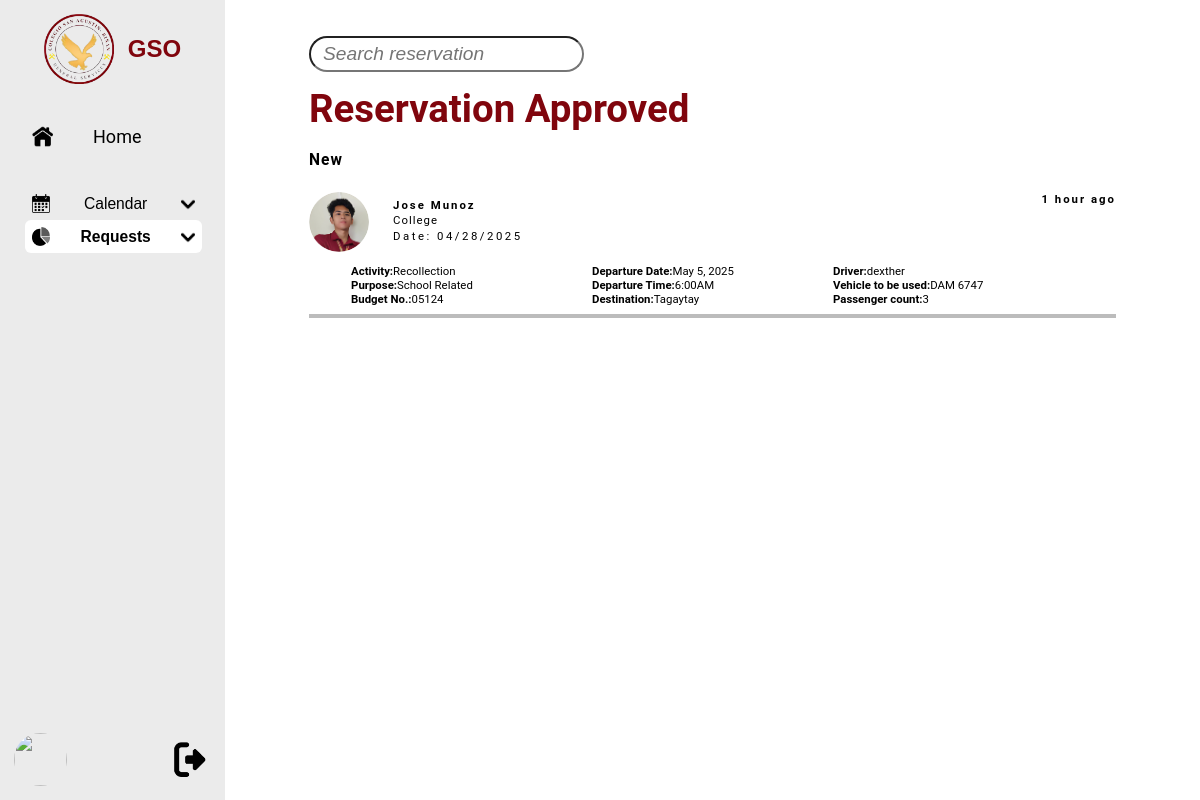
Screenshot of /GSO.php?rapp=a&vrfid=2025-042801 with the database file from the repository.
### tables this page shows
CREATE TABLE `vrftb` (
  `id` varchar(20) NOT NULL,
  `name` varchar(50) DEFAULT NULL,
  `department` varchar(50) DEFAULT NULL,
  `activity` varchar(50) DEFAULT NULL,
  `purpose` varchar(20) DEFAULT NULL,
  `date_filed` date DEFAULT NULL,
  `budget_no` varchar(10) DEFAULT NULL,
  `vehicle` varchar(50) DEFAULT NULL,
  `driver` varchar(50) DEFAULT NULL,
  `destination` varchar(255) DEFAULT NULL,
  `departure` datetime DEFAULT NULL,
  `passenger_count` int(10) DEFAULT NULL,
  `passenger_attachment` varchar(255) DEFAULT NULL,
  `transportation_cost` varchar(255) DEFAULT NULL,
  `total_cost` decimal(10,2) DEFAULT 0.00,
  `letter_attachment` varchar(255) DEFAULT NULL,
  `created_at` timestamp NOT NULL DEFAULT current_timestamp(),
  `updated_at` timestamp NOT NULL DEFAULT current_timestamp() ON UPDATE current_timestamp(),
  `gsoassistant_status` enum('Pending','Clicked','Rejected','Approved') DEFAULT 'Pending',
  `immediatehead_status` enum('Pending','Clicked','Rejected','Approved') DEFAULT 'Pending',
  `gsodirector_status` enum('Pending','Clicked','Rejected','Approved') DEFAULT 'Pending',
  `accounting_status` enum('Pending','Clicked','Rejected','Approved') DEFAULT 'Pending',
  PRIMARY KEY (`id`)
);

### GSO.php (the view, shortened to what this page needs)
<!DOCTYPE html>
<html lang="en">
   <head>
      <link rel="stylesheet" href="styles.css">
      <link rel="stylesheet" href="https://cdnjs.cloudflare.com/ajax/libs/font-awesome/6.4.2/css/all.min.css">
   </head>
<body>
   <nav class="sidebar active">
      <button onclick="toggleSidebar()" id="logo">
         <img src="PNG/GSO_Logo.png" alt="">
         <span class="logo">GSO</span>
      </button>
      <li id="home">
         <a href="GSO.php" class="icon">
            <div>
               <img src="PNG/Home.png" alt="Home">
               <span class="title">Home</span>
            </div>
         </a>
      </li>
      <ul class="nav-list">
         <li style="height: 2.5vw;"></li>
         <li>
            <button onclick="toggleDropdown(this)" class="dropdown-btn" id="calendar">
               <img src="PNG/Calendar.png" alt="Calendar">
               <span>Calendar</span>
               <img src="PNG/Down.png" alt="DropDown">
            </button>
         </li>
         <?php
            if ($_SESSION['role'] != 'User') {
               ?>
                  <li>
                     <button onclick="toggleDropdown(this)" class="dropdown-btn" id="requests">
                        <img src="PNG/Pie.png" alt="Requests">
                        <span>Requests</span>
                        <img src="PNG/Down.png" alt="DropDown">
                     </button>
                  </li>
               <?php
            }
               ?>
      </ul>
      <div id="logout">
         <img id=profile src="uploads/<?php echo $_SESSION['ppicture']; ?>" alt="<?php echo $_SESSION['ppicture']; ?>">
         <a href="index.php">
            <button>
               <img id=logout-img src="PNG/Logout.png" alt="Logout">
            </button>
         </a>
      </div>
   </nav>
   <?php
      if(isset($_GET["papp"]) and !empty($_GET["papp"]))
      {
         ?>
            <main>
         <?php
      }
      else
      {
         ?>
            <main>
         <?php
      }
   ?>
      <?php
         if(isset($_GET["papp"]) and !empty($_GET["papp"]))
         pendingApproval();
         elseif(isset($_GET["rapp"]) and !empty($_GET["rapp"]))
         reservationApproved();
         elseif(isset($_GET["creq"]) and !empty($_GET["creq"]))
         cancelledRequests();
         elseif(isset($_GET["aveh"]) and !empty($_GET["aveh"]))
         addVehicle();
         elseif(isset($_GET["mveh"]) and !empty($_GET["mveh"]))
         manageVehicle();
         elseif(isset($_GET["mche"]) and !empty($_GET["mche"]))
         maintenanceChecklist();
         elseif(isset($_GET["vres"]) and !empty($_GET["vres"]))
         vehicleReservationForm();
         elseif(isset($_GET["vsch"]) and !empty($_GET["vsch"]))
         vehicleSchedules();
         elseif(isset($_GET["dsch"]) and !empty($_GET["dsch"]))
         driverSchedules();
         elseif(isset($_GET["macc"]) and !empty($_GET["macc"]))
         manageAccount();
         elseif(isset($_GET["mdep"]) and !empty($_GET["mdep"]))
         manageDepartment();
         elseif(isset($_GET["srep"]) and !empty($_GET["srep"]))
         summaryReport();
         else
         home();
      ?>
   </main>
</body>
</html>
      <?php
   function reservationApproved()
   {
      ?>
         <input class="search" type="text" id="search" placeholder="Search reservation">
         <div class="maintitle">
            <h1>Reservation Approved</h1>
            <p>New</p>
         </div>
         <div class="whitespace"></div>
         <?php
            include 'config.php';
            $selectvrf = "SELECT * FROM vrftb WHERE gsoassistant_status='Approved' AND immediatehead_status='Approved' AND gsodirector_status='Approved' AND accounting_status='Approved' ORDER BY date_filed DESC, id DESC";
            $resultvrf = $conn->query($selectvrf);
            if ($resultvrf->num_rows > 0) {
               while($rowvrf = $resultvrf->fetch_assoc()) {
                  ?>
                     <a href="GSO.php?rapp=a&vrfid=<?php echo $rowvrf['id']; ?>#vrespopup" class="link" style="text-decoration:none;">
                  <?php
                     if($rowvrf[$status] != "Clicked")
                     {
                        ?> <div class="info-box"> <?php
                     }
                     else
                     {
                        ?> <div class="info-box" style="background-color:#eeeeee;"> <?php
                     }
                        ?>
                           <div class="pending">
                              <span class="time">1 hour ago</span>
                           </div>
                           <div class="info-heading">
                              <img src="uploads/Maynard.png" alt="Profile">
                              <span class="info-heading-text">
                                 <span class="name"><?php echo $rowvrf['name'] ?></span>
                                 <span class="department"><?php echo $rowvrf['department'] ?></span>
                                 <span class="date"><?php echo "Date: ".date("m/d/Y", strtotime($rowvrf['date_filed']));?></span>
                              </span>
                           </div>
                           <div class="info-details">
                              <div>
                                 <div><div class="title">Activity:</div><div class="dikoalam"><?php echo $rowvrf['activity']; ?></div></div>
                                 <div><div class="title">Purpose:</div><div class="dikoalam"><?php echo $rowvrf['purpose']; ?></div></div>
                                 <div><div class="title">Budget No.:</div><div class="dikoalam"><?php echo $rowvrf['budget_no']; ?></div></div>
                              </div>
                              <div>
                                 <div><div class="title">Departure Date:</div><div class="dikoalam"><?php echo (new DateTime($rowvrf['departure']))->format("F j, Y"); ?></div></div>
                                 <div><div class="title">Departure Time:</div><div class="dikoalam"><?php echo (new DateTime($rowvrf['departure']))->format("g:iA"); ?></div></div>
                                 <div><div class="title">Destination:</div><div class="dikoalam"><?php echo $rowvrf['destination']; ?></div></div>
                              </div>
                              <div>
                                 <div><div class="title">Driver:</div><div class="dikoalam"><?php echo $rowvrf['driver']; ?></div></div>
                                 <div><div class="title">Vehicle to be used:</div><div class="dikoalam"><?php echo $rowvrf['vehicle']; ?></div></div>
                                 <div><div class="title">Passenger count:</div><div class="dikoalam"><?php echo $rowvrf['passenger_count'] ?></div></div>
                              </div>
                           </div>
                        </div>
                     </a>
                  <?php
               }
            }
         ?>
      <?php
   }
      ?>

### styles.css (style rules this page uses)
:root { --light-gray: #ebebeb; --dark-gray: #bcbcbc; --sidebar-width: 23.33vw; --maroon: #80050d; --yellow: #efb954; }
* { margin: 0; padding: 0; box-sizing: border-box; text-decoration: none; color: black; }
body { padding: 0; font-family: 'Roboto', sans-serif; background-color: white; display: flex; flex-direction: row; }
li { list-style: none; }
.sidebar ul { height: calc(100% - 17.5vw); scrollbar-width: none; scrollbar-color: #999 #f1f1f1; scroll-behavior: smooth; overflow-y: auto; overflow-x: hidden; }

### rows the page displays
vrftb: name "Jose Munoz", department "College", date_filed "04/28/2025", activity "Recollection", purpose "School Related", budget_no "05124", departure "May 5, 2025", departure "6:00AM", destination "Tagaytay", driver "dexther", vehicle "DAM 6747", passenger_count "3"
